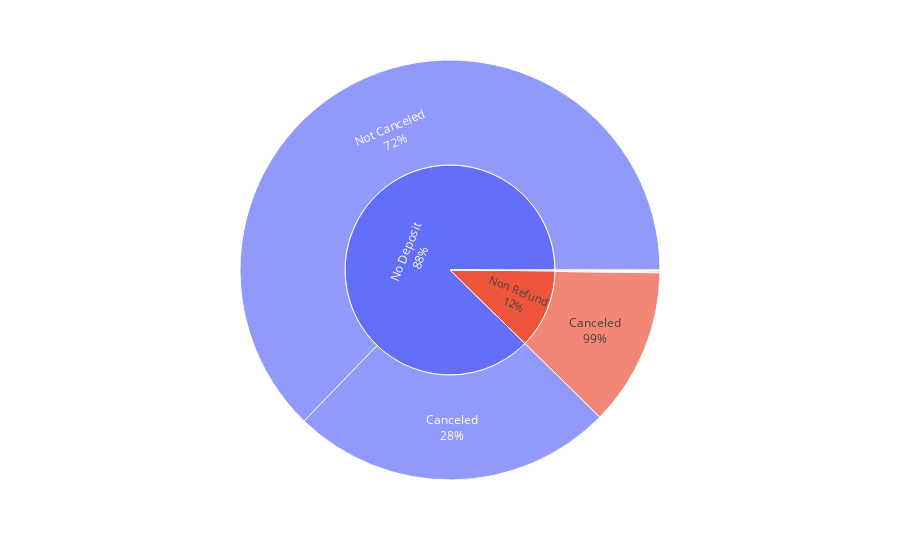

The notebook cell this image was saved under:
### Markdown cell above
Total bookings in the given time period of a City Hotel is nearly twice as that of Resort Hotel.
Cancellation rate of City Hotel bookings is approx. 1.5 times as that of the Resort Hotel bookings.

### Code cell
# Sunburst graph
fig = px.sunburst(data, path=['deposit_type', 'is_canceled'], labels=["a","b","a","b","c","d"])
for i in range(len(fig.data[0].labels)):
    if(fig.data[0].labels[i] == '0'):
        fig.data[0].labels[i] = 'Not Canceled'
    if(fig.data[0].labels[i] == '1'):
        fig.data[0].labels[i] = 'Canceled'
fig.update_traces(textinfo="label+percent parent")
fig.show()

### Figure 1 — Plotly figure (JSON) as saved in the notebook; plotly's stock layout.template omitted (floating-point values rounded to 4 significant figures)
{"data": [{"branchvalues": "total", "domain": {"x": [0, 1], "y": [0, 1]}, "hovertemplate": "labels=%{label}<br>count=%{value}<br>parent=%{parent}<br>id=%{id}<extra></extra>", "ids": ["No Deposit/0", "Non Refund/0", "Refundable/0", "No Deposit/1", "Non Refund/1", "Refundable/1", "No Deposit", "Non Refund", "Refundable"], "labels": ["Not Canceled", "Not Canceled", "Not Canceled", "Canceled", "Canceled", "Canceled", "No Deposit", "Non Refund", "Refundable"], "name": "", "parents": ["No Deposit", "Non Refund", "Refundable", "No Deposit", "Non Refund", "Refundable", "", "", ""], "textinfo": "label+percent parent", "type": "sunburst", "values": [74947, 93, 126, 29694, 14494, 36, 104641, 14587, 162]}], "layout": {"legend": {"tracegroupgap": 0}, "margin": {"t": 60}}}
